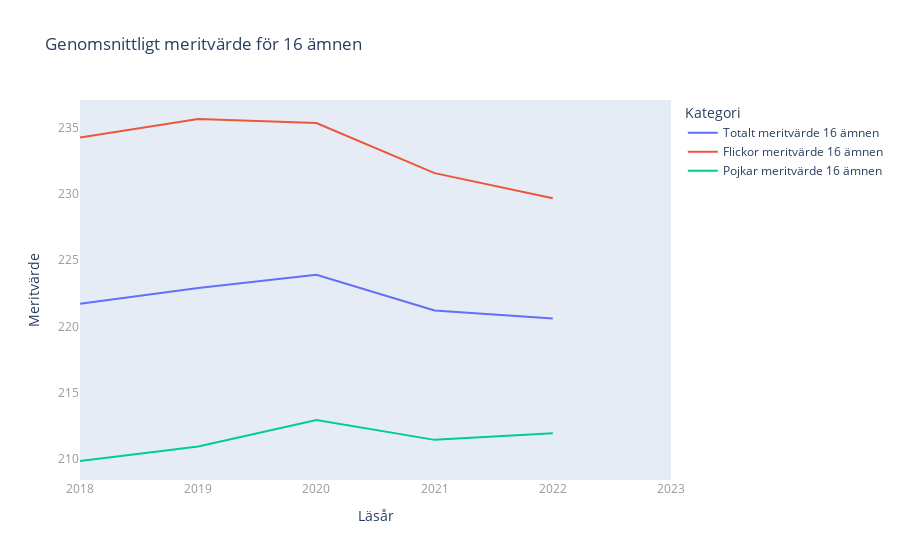

Write notebook code for a chart like this one.
### Markdown cell above
b) Rita ett linjediagram för meritvärde för 16 ämnen för totalt, flickor och pojkar för läsår 18-23.

### Code cell
df = pd.read_excel("../data/betyg_o_prov_riksnivå.xlsx", sheet_name="Tabell 1B", usecols="A:D")

df.columns = [
    "Läsår", 
    "Totalt meritvärde 16 ämnen", 
    "Flickor meritvärde 16 ämnen", 
    "Pojkar meritvärde 16 ämnen"
]

# Filtrera bort rader som inte matchar det förväntade läsårsformatet som t.ex. 2019/20
df = df[df['Läsår'].str.contains('^\d{4}/\d{2}$', na=False)]

# Extraherar startåret och lägger till 1 för att få slutåret
df['Läsår'] = df['Läsår'].str.slice(0, 4).astype(int)

# Skapar linjediagrammet
fig = px.line(df, x="Läsår", y=["Totalt meritvärde 16 ämnen", "Flickor meritvärde 16 ämnen", "Pojkar meritvärde 16 ämnen"],
              labels={"value": "Meritvärde", "variable": "Kategori"},
              title="Genomsnittligt meritvärde för 16 ämnen")

# Sätter axelns intervall från 2018 till 2023 för att inkludera hela dataserien
fig.update_xaxes(dtick=1, range=[2018,2023])
fig.update_xaxes(showgrid=False)
fig.update_yaxes(showgrid=False)
fig.update_xaxes(tickfont=dict(color="#999"))
fig.update_yaxes(tickfont=dict(color="#999"))
fig.write_html("Labb2_visualiseringar/upg1_b.html")
fig.show()

### Figure 1 — Plotly figure (JSON) as saved in the notebook; plotly's stock layout.template omitted (floating-point values rounded to 4 significant figures)
{"data": [{"hovertemplate": "Kategori=Totalt meritvärde 16 ämnen<br>Läsår=%{x}<br>Meritvärde=%{y}<extra></extra>", "legendgroup": "Totalt meritvärde 16 ämnen", "line": {"color": "#636efa", "dash": "solid"}, "marker": {"symbol": "circle"}, "mode": "lines", "name": "Totalt meritvärde 16 ämnen", "orientation": "h", "showlegend": true, "type": "scatter", "x": [2018, 2019, 2020, 2021, 2022], "xaxis": "x", "y": [221.7, 222.9, 223.9, 221.2, 220.6], "yaxis": "y"}, {"hovertemplate": "Kategori=Flickor meritvärde 16 ämnen<br>Läsår=%{x}<br>Meritvärde=%{y}<extra></extra>", "legendgroup": "Flickor meritvärde 16 ämnen", "line": {"color": "#EF553B", "dash": "solid"}, "marker": {"symbol": "circle"}, "mode": "lines", "name": "Flickor meritvärde 16 ämnen", "orientation": "h", "showlegend": true, "type": "scatter", "x": [2018, 2019, 2020, 2021, 2022], "xaxis": "x", "y": [234.3, 235.7, 235.4, 231.6, 229.7], "yaxis": "y"}, {"hovertemplate": "Kategori=Pojkar meritvärde 16 ämnen<br>Läsår=%{x}<br>Meritvärde=%{y}<extra></extra>", "legendgroup": "Pojkar meritvärde 16 ämnen", "line": {"color": "#00cc96", "dash": "solid"}, "marker": {"symbol": "circle"}, "mode": "lines", "name": "Pojkar meritvärde 16 ämnen", "orientation": "h", "showlegend": true, "type": "scatter", "x": [2018, 2019, 2020, 2021, 2022], "xaxis": "x", "y": [209.8, 210.9, 212.9, 211.4, 211.9], "yaxis": "y"}], "layout": {"legend": {"title": {"text": "Kategori"}, "tracegroupgap": 0}, "title": {"text": "Genomsnittligt meritvärde för 16 ämnen"}, "xaxis": {"anchor": "y", "domain": [0, 1], "dtick": 1, "range": [2018, 2023], "showgrid": false, "tickfont": {"color": "#999"}, "title": {"text": "Läsår"}}, "yaxis": {"anchor": "x", "domain": [0, 1], "showgrid": false, "tickfont": {"color": "#999"}, "title": {"text": "Meritvärde"}}}}
